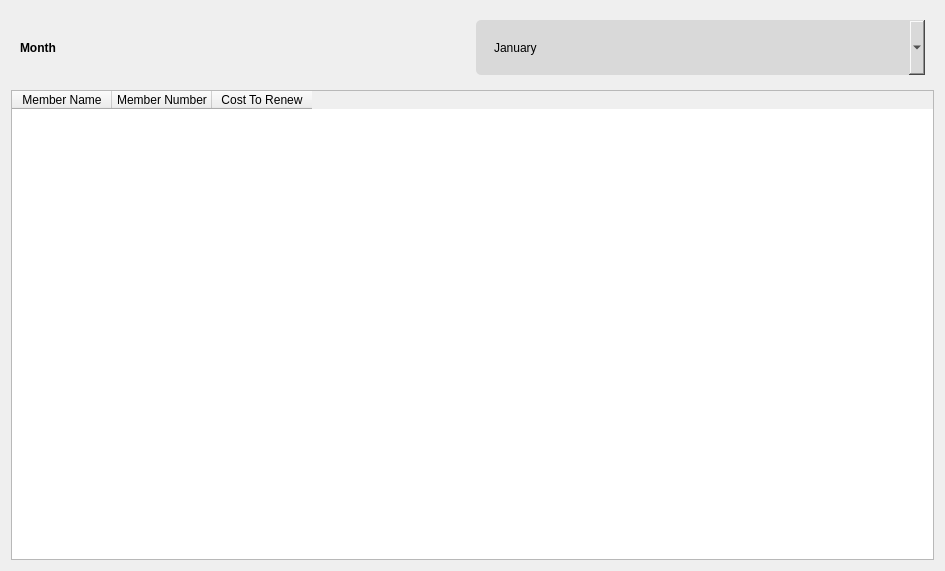
<?xml version="1.0" encoding="UTF-8"?>
<ui version="4.0">
 <class>ExpiringMemberships</class>
 <widget class="QWidget" name="ExpiringMemberships">
  <property name="geometry">
   <rect>
    <x>0</x>
    <y>0</y>
    <width>945</width>
    <height>571</height>
   </rect>
  </property>
  <property name="windowTitle">
   <string>Form</string>
  </property>
  <layout class="QVBoxLayout" name="verticalLayout">
   <item>
    <widget class="QFrame" name="horizontalFrame">
     <property name="styleSheet">
      <string notr="true">QLabel {


	font-weight: 700;
}

QComboBox {
	padding: 12px 18px;

	width: 83px;
	height: 31px;

	background: #D9D9D9;
	border-radius: 5px;
}</string>
     </property>
     <layout class="QHBoxLayout" name="horizontalLayout">
      <item>
       <widget class="QLabel" name="label">
        <property name="text">
         <string>Month</string>
        </property>
        <property name="margin">
         <number>10</number>
        </property>
       </widget>
      </item>
      <item>
       <widget class="QComboBox" name="comboBox">
        <item>
         <property name="text">
          <string>January</string>
         </property>
        </item>
        <item>
         <property name="text">
          <string>Feburary</string>
         </property>
        </item>
        <item>
         <property name="text">
          <string>March</string>
         </property>
        </item>
        <item>
         <property name="text">
          <string>April</string>
         </property>
        </item>
        <item>
         <property name="text">
          <string>May</string>
         </property>
        </item>
        <item>
         <property name="text">
          <string>June</string>
         </property>
        </item>
        <item>
         <property name="text">
          <string>July</string>
         </property>
        </item>
        <item>
         <property name="text">
          <string>August</string>
         </property>
        </item>
        <item>
         <property name="text">
          <string>September</string>
         </property>
        </item>
        <item>
         <property name="text">
          <string>October</string>
         </property>
        </item>
        <item>
         <property name="text">
          <string>November</string>
         </property>
        </item>
        <item>
         <property name="text">
          <string>December</string>
         </property>
        </item>
       </widget>
      </item>
     </layout>
    </widget>
   </item>
   <item>
    <widget class="QTableWidget" name="tableWidget">
     <column>
      <property name="text">
       <string>Member Name</string>
      </property>
     </column>
     <column>
      <property name="text">
       <string>Member Number</string>
      </property>
     </column>
     <column>
      <property name="text">
       <string>Cost To Renew</string>
      </property>
     </column>
    </widget>
   </item>
  </layout>
 </widget>
 <resources/>
 <connections/>
</ui>
